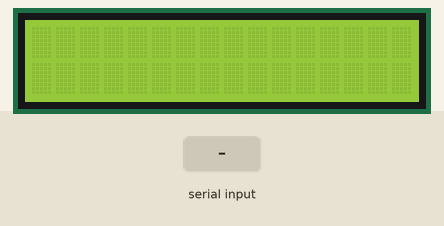
Recording of a sketch running on a simulated Arduino Uno, built with avr-gcc and run on an emulated ATmega328P. Parts: 16×2 character LCD. The inputs (shaded band) are chosen by the test bench. What the sketch prints to the serial monitor is not drawn.

Above: at 1.2 s.
1.3 s: "1\n" received over the second serial link
At 1.6 s:
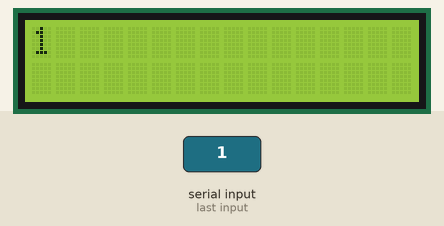
2.8 s: "0\n" received over the second serial link
At 4.0 s:
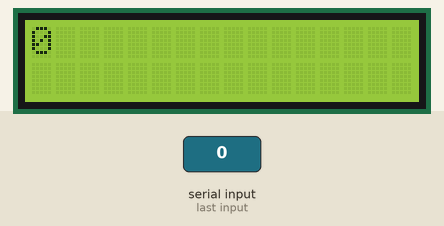
4.3 s: "2\n" received over the second serial link
At 5.1 s:
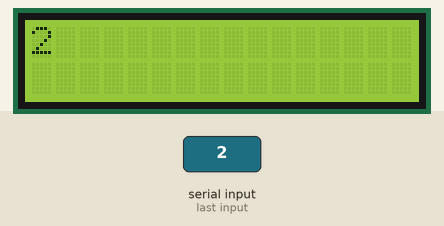
Timing chart, 0 to 7.3 s (numbered marks = the images above; inputs shaded):
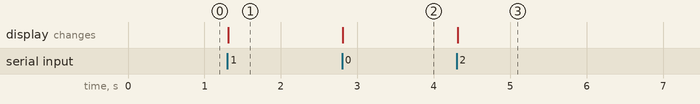

Measured:
- after the input at 1.3 s, the display: changes at once (image 1)
- after the input at 2.8 s, the display: changes at once (image 2)
- after the input at 4.3 s, the display: changes at once (image 3)

The sketch:

LCD_HC05.ino
```cpp
#include <SoftwareSerial.h>
#include <LiquidCrystal.h>
const int rs = 7;
const int en = 8;
const int d4 = 9;
const int d5 = 10;
const int d6 = 11;
const int d7 = 12;

String newText;
String oldText;
String receivedText;

LiquidCrystal lcd(rs,en,d4,d5,d6,d7);

SoftwareSerial BTSerial(3, 2); // RX, TX

void setup() {
    Serial.begin(9600);
    BTSerial.begin(9600);
    lcd.begin(16,2);
    lcd.clear();
}

void loop() {
  if (BTSerial.available()) {
    receivedText = BTSerial.readStringUntil('\n'); // Read incoming string
    receivedText.trim();
    Serial.println(receivedText);
    newText = receivedText;
  }

  if (newText != oldText) {
    // Split the received string into two parts
    int separatorIndex = receivedText.indexOf(';'); // Check for separator ';'
    if (separatorIndex != -1) {
      // If separator is found, split into two rows
      String firstRowText = receivedText.substring(0, separatorIndex);
      Serial.println(firstRowText);
      String secondRowText = receivedText.substring(separatorIndex + 1);
      Serial.println(secondRowText);

      // Update the LCD
      lcd.setCursor(0, 0); // First row
      lcd.print("                "); // Clear the row (16 spaces)
      lcd.setCursor(0, 0);
      lcd.print(firstRowText);

      lcd.setCursor(0, 1); // Second row
      lcd.print("                "); // Clear the row (16 spaces)
      lcd.setCursor(0, 1);
      lcd.print(secondRowText);
    }
    else {
      // If no separator, update only the first row
      lcd.clear();
      lcd.setCursor(0, 0); // First row
      lcd.print("                "); // Clear the row (16 spaces)
      lcd.setCursor(0, 0);
      lcd.print(receivedText);
    }
    oldText = newText;
  }
  else{
    Serial.println("Same");
  }
}
```
